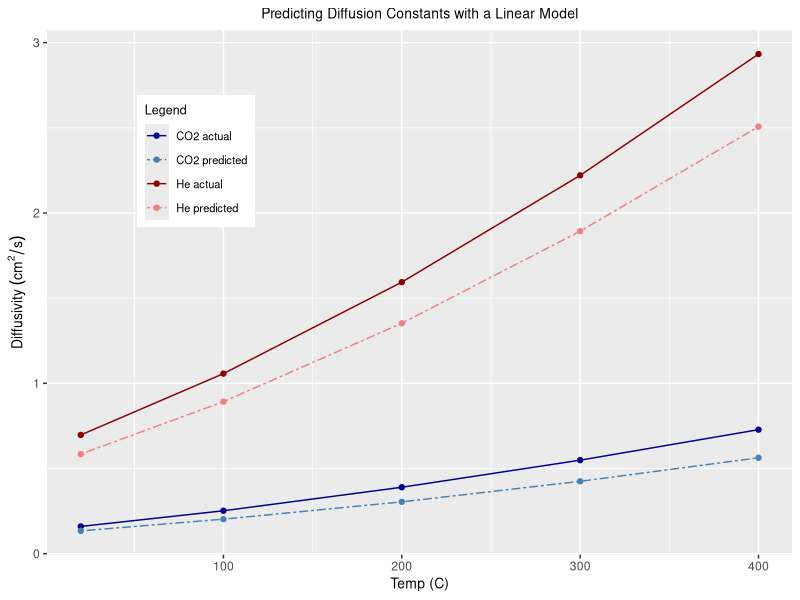
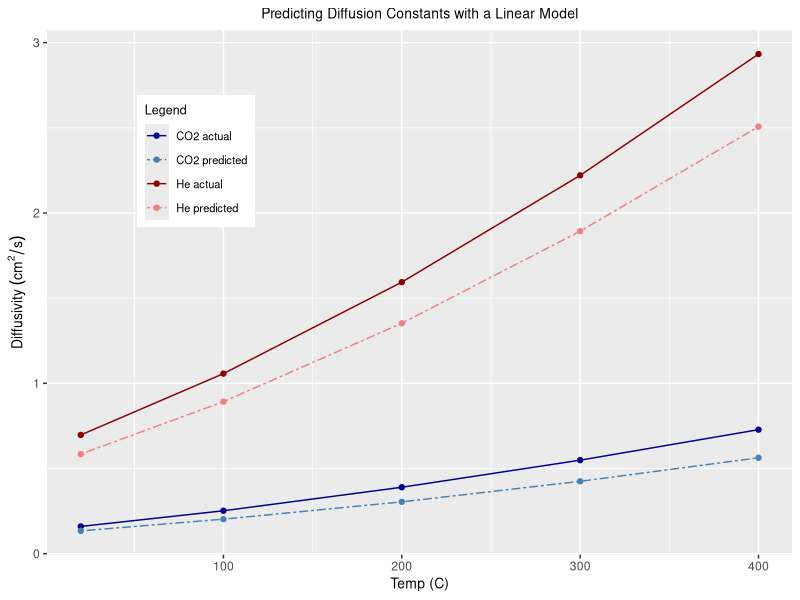

Write the R code that produced these figures, in order.
# get dataframe into desired form
# (https://www.engineeringtoolbox.com/air-diffusion-coefficient-gas-mixture-temperature-d_2010.html)
library(magrittr)

dat <- t(read.table("diffusion.dat"))
cnames <-
  dat["Species",] # save chemical formulas to be used as column names
dat <- matrix(as.double(dat), ncol = 8)

# clean data
dat <- dat[,-8]  # remove SF6
cnames <- cnames[-8] # remove SF6 from cnames
dat <- dat[-1,]   # remove first row (chemical names)
dat <- dat[-1,]  # remove first row (0 deg C data)

# swap co2 and h2o columns in dat and cnames
dat <- dat[, c(1, 2, 3, 6, 5, 4, 7)]
cnames = cnames[c(1, 2, 3, 6, 5, 4, 7)]

# label dataframe
temp <-
  c(20, 100, 200, 300, 400) # create vector to hold temp values
colnames(dat) <- cnames
rownames(dat) <- temp

# Create Feature Matrix
# Features: MM (molar mass), Vol (molecular volume), Dipole (dipole moment)

# fdat is the feature matrix for the 7 molecules
fdat <- matrix(ncol = 3, nrow = 7)
fdat <- data.frame(fdat, row.names = cnames)
colnames(fdat) <- c("MM", "Vol", "Dipole")

# add molar mass (g/mol)
fdat["MM"] <- c(39.95, 16.04, 28.01, 18.02, 2.02, 44.02, 4.00)

# van der waals b coefficients (L/mol)
# (https://chem.libretexts.org/Ancillary_Materials/Reference/Reference_Tables/Atomic_and_Molecular_Properties/A8%3A_van_der_Waal%27s_Constants_for_Real_Gases)
fdat["Vol"] <- c(0.03201, 0.04301, 0.03948, 0.03049, 0.02651, 0.04286, 0.0238)

# add dipole moment (Debye) (https://cccbdb.nist.gov/diplistx.asp)
fdat["Dipole"] <- c(0, 0, 0.112, 1.855, 0, 0, 0)

# transform MM feature to be 1 / sqrt(MM)
fdat["MM"] <- 1 / sqrt(fdat["MM"])
fdat["Vol"] <- 1 / fdat["Vol"]^(1/3)

# check rms of each feature; consider altering to make rms similar size
# regularize rmses
rms <- function(x)
  sqrt(sum(x * x) / length(x))

# print out rms of each feature
 for (i in 1:3) {
   res <- rms(fdat[, i])
   print(paste0(colnames(fdat)[i], " = ", res))
 }

# regression model yhat = t(x) %*% beta + nu
# x is feature vector, beta is coefficients

ls1 <-
  lsfit(
    fdat[1:5, ],
    t(dat[, 1:5]),
    wt = NULL,
    intercept = TRUE,
    tolerance = 1e-07
  )

# check model result on co2 and He
fco2 <- as.numeric(cbind(1, fdat["CO2", ]))
fhe <- as.numeric(cbind(1, fdat["He", ]))

model1 <- t(ls1$coefficients)
rownames(model1) <- temp

pred_co2 <- model1 %*% fco2
pred_he <- model1 %*% fhe
actual_co2 <- dat[, "CO2"]
actual_he <- dat[, "He"]

library("pracma")

# plot diffusion constant versus temp for the two species we'll predict, CO2 and He

plot_data <- data.frame(cbind(temp,actual_co2,pred_co2,actual_he,pred_he))
colnames(plot_data) <- c("Temp", "CO2 actual", "CO2 predicted", "He actual", "He predicted")

library("ggplot2")
colors <- c("CO2 actual" = "darkblue", "CO2 predicted" = "steelblue", 
            "He actual" = "darkred", 
            "He predicted" = "lightcoral")
ggplot(data=plot_data) + aes(x=Temp) + 
  geom_point(aes(y=`CO2 actual`,color ="CO2 actual")) + 
  geom_line(aes(y=`CO2 actual`,color="CO2 actual")) +
  geom_point(aes(y=`CO2 predicted`,color ="CO2 predicted")) + 
  geom_line(aes(y=`CO2 predicted`,color="CO2 predicted"),linetype="twodash") +
  geom_point(aes(y=`He actual`,color ="He actual")) + 
  geom_line(aes(y=`He actual`,color="He actual")) +
  geom_point(aes(y=`He predicted`,color ="He predicted")) + 
  geom_line(aes(y=`He predicted`,color="He predicted"),linetype="twodash") + 
  labs(x="Temp (C)", y=bquote('Diffusivity'~(cm^2 / s)), color="Legend") +
  scale_color_manual(values=colors) +
  theme(legend.position = c(0.2, 0.75)) +
  ggtitle("Predicting Diffusion Constants with a Linear Model") + 
  theme(plot.title = element_text(hjust = 0.5,size=10)) +
  theme(axis.title = element_text(size=10)) +
  theme(legend.text = element_text(size=8)) +
  theme(legend.title = element_text(size=9))
  
  cat("\nExperimental Diffusion Constants at Different Temps:\n")
  print(dat)
  
  cat("\nFeature Matrix:\n")
  print(fdat)

  cat("\nLinear Model:\n")
  print(model1)
  
  cat("\nThe (+/-) signs of the model coefficients show that diffusion constants\n
        are positively correlated with 1/sqrt(Molar Mass) and negatively\n
        correlated with Molecular Volume and Dipole Moment. This makes sense\n
        physically because larger molecules should bump into other molecules\n
        more and molecules with a dipole moment should interact more strongly with\n
        molecules around them which would slow them down.\n")
  
  # calculate diffusion limit of gases in air at these temperatures
  # diffusion limit is obtained from plugging Molar Mass = 1, Volume = 0, 
  # and Dipole Moment = 1 into the model.
  
  predDiffusionLimit = model1 %*% c(1, 1/sqrt(1), 0, 0)
  
  cat("\nThe predicted diffusion limit for a gas at each temperature:\n")
  colnames(predDiffusionLimit) <- "cm^2 / 2"
  print(predDiffusionLimit)
  
  ggsave(filename="model_predictions.jpg", height=4.3, width=4,units="in", dpi=200)